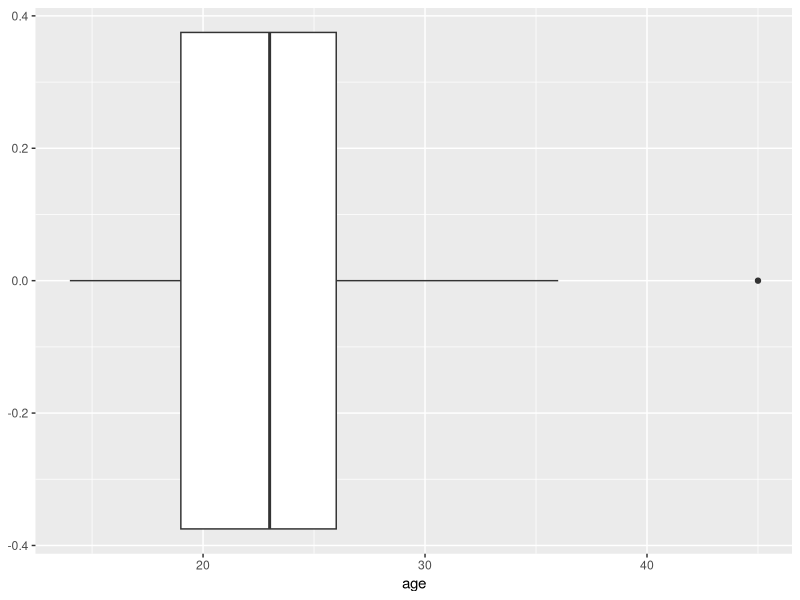
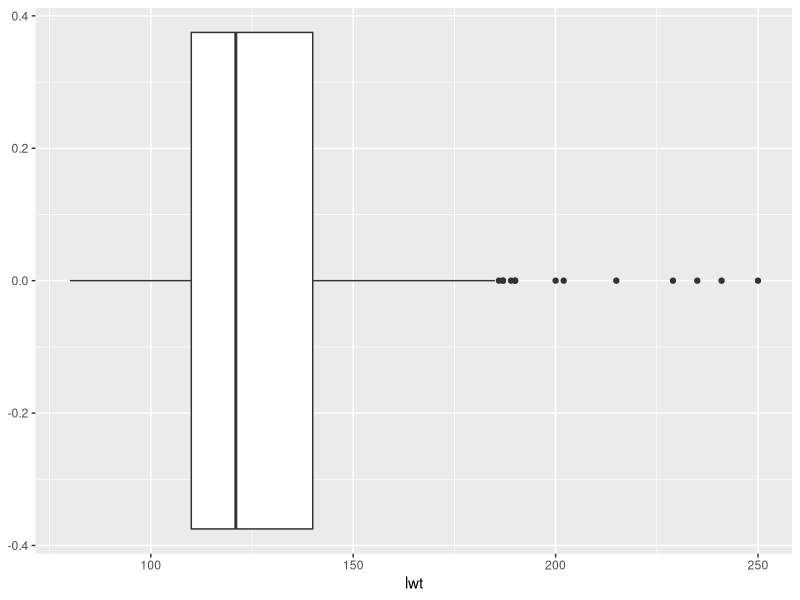
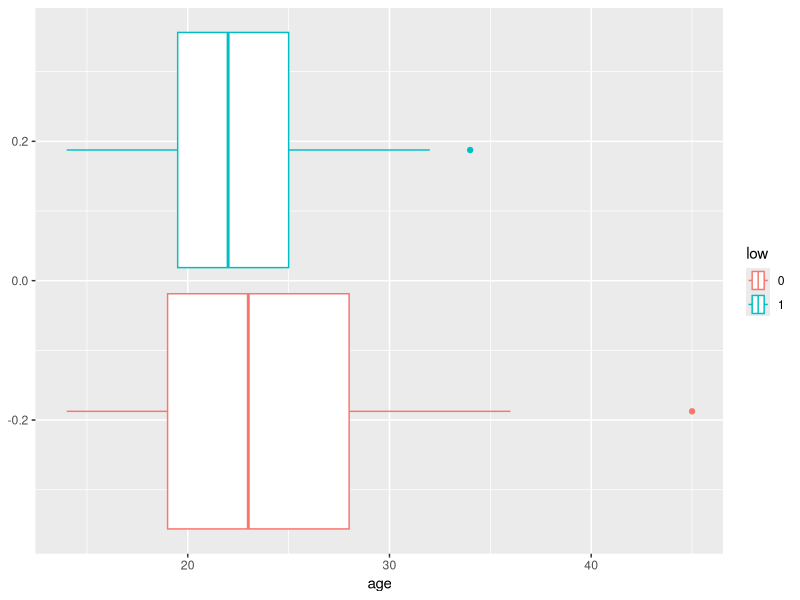
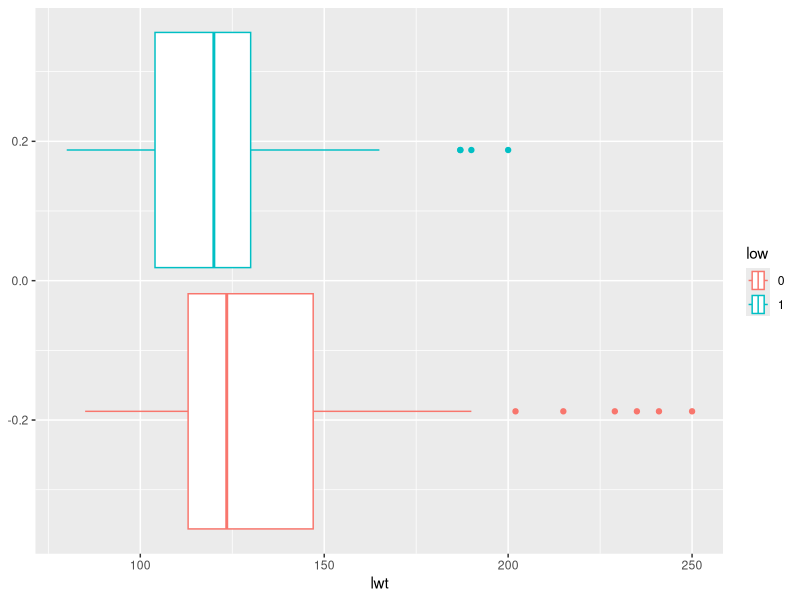
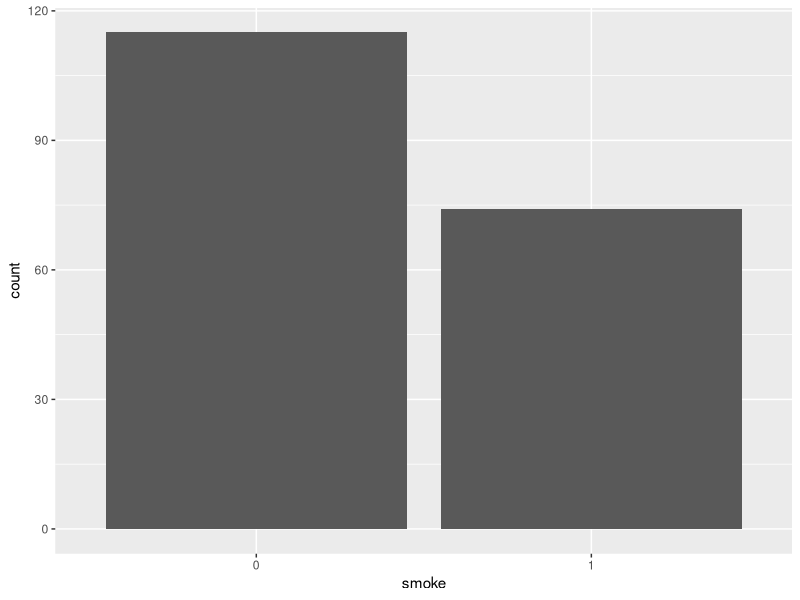
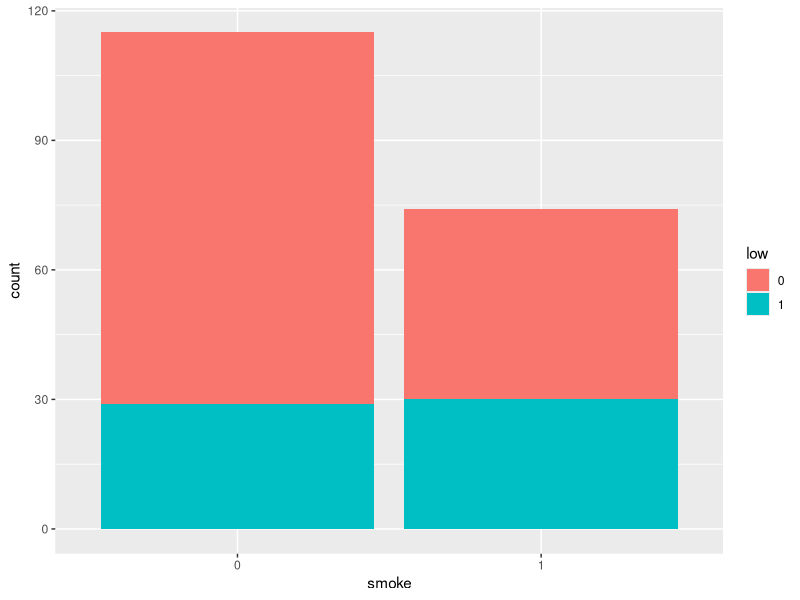
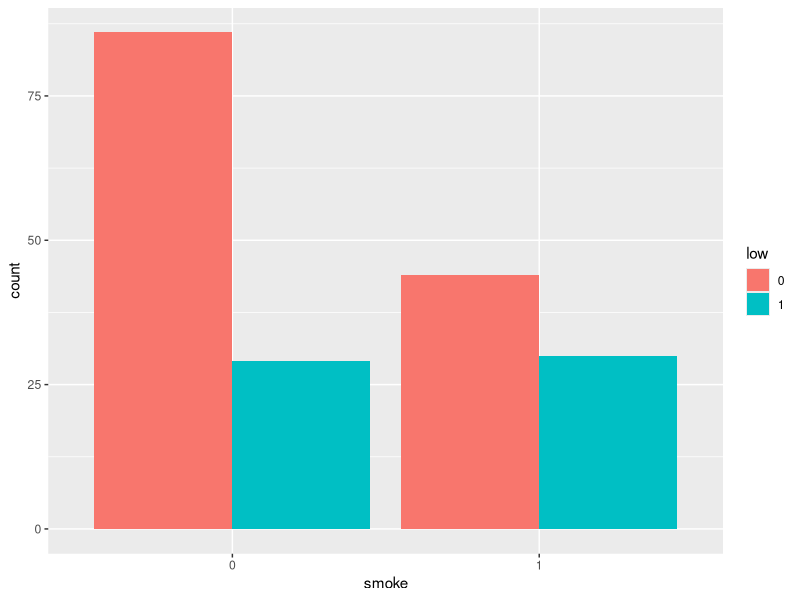
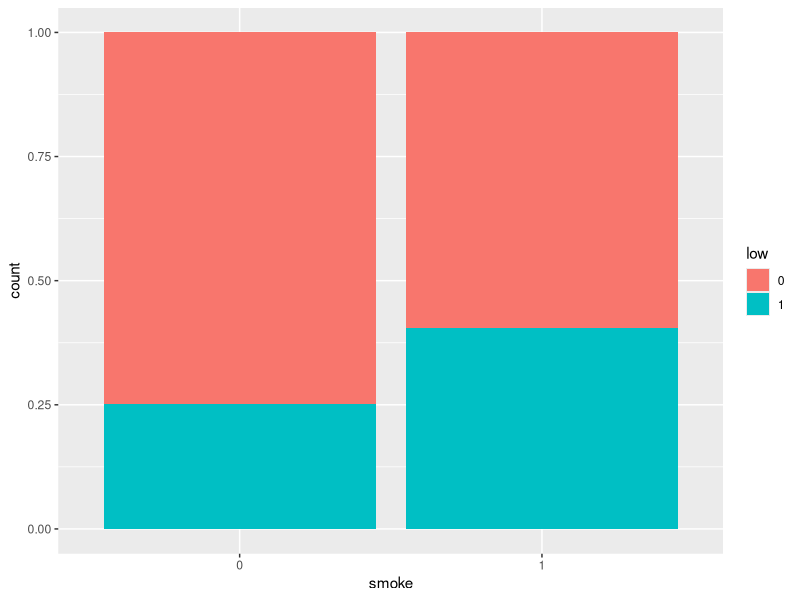

Write the R code that produced these figures, in order.
## ---- chunk 1
knitr::opts_chunk$set(echo = TRUE)
## ---- chunk 2
library(tidyverse)
## ---- chunk 3
library(MASS)
data(birthwt)
?birthwt #display help page
## ---- chunk 4
class(birthwt)
## ---- chunk 5
birthwt <- as_tibble(birthwt)
## ---- chunk 6
str(birthwt)
## ---- chunk 7
birthwt <- birthwt %>%
  mutate(low = factor(low),
         race = factor(race),
         smoke = factor(smoke),
         ptl = factor(ptl),
         ht = factor(ht),
         ui = factor(ui),
         ftv = factor(ftv))
## ---- chunk 8
birthwt %>% count(low)
## ---- chunk 9
any(is.na(birthwt))
## ---- chunk 10
birthwt %>%
  summarise(mean_age = mean(age), 
            median_age = median(age), 
            sd_age = sd(age), 
            min_age = min(age), 
            max_age = max(age),
            mean_wt = mean(lwt), 
            median_wt = median(lwt), 
            sd_wt = sd(lwt), 
            min_wt = min(lwt), 
            max_wt = max(lwt))
## ---- chunk 11
ggplot(birthwt, aes(x=age)) +
  geom_boxplot()
## ---- chunk 12
ggplot(birthwt, aes(x=lwt)) +
  geom_boxplot()
## ---- chunk 13
ggplot(birthwt, aes(x=age, color = low)) +
  geom_boxplot()
## ---- chunk 14
ggplot(birthwt, aes(x=lwt, color = low)) +
  geom_boxplot()
## ---- chunk 15
ggplot(birthwt, aes(x=smoke)) +
  geom_bar()
## ---- chunk 16
ggplot(birthwt, aes(x=smoke, fill = low)) +
  geom_bar()
## ---- chunk 17
ggplot(birthwt, aes(x=smoke, fill = low)) +
  geom_bar(position = 'dodge')
## ---- chunk 18
ggplot(birthwt, aes(x=smoke, fill = low)) +
  geom_bar(position = 'fill')
## ---- chunk 19
subset <- birthwt %>%
  #may need to specify that we want dplyr's select function since we also loaded MASS
  dplyr::select(low, bwt, age, lwt, smoke, ht)

head(subset)
## ---- chunk 20
model1 <- lm(bwt ~ lwt, data = subset)
## ---- chunk 21
model1
## ---- chunk 22
ggplot(subset, aes(x = lwt, y = bwt)) +
  geom_point() +
  geom_abline(slope=4.429, intercept = 2369, color = 'red')
## ---- chunk 23
model2 <- lm(bwt ~ smoke, data = subset)
## ---- chunk 24
model2
## ---- chunk 25
summary(model2)
